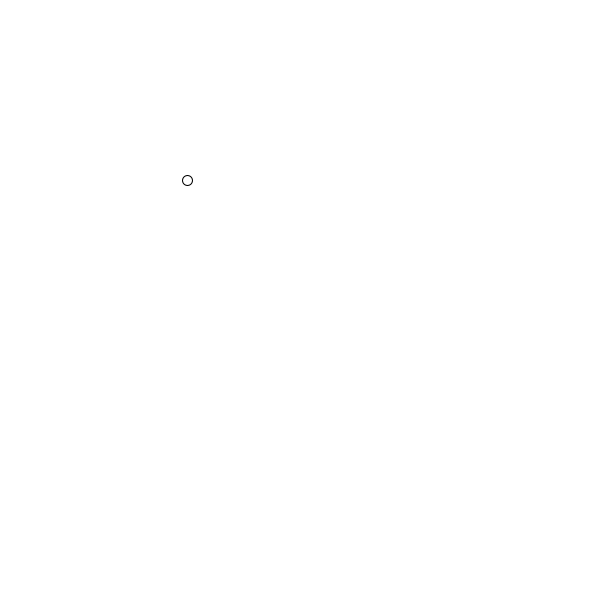
Frame 1 (no input)
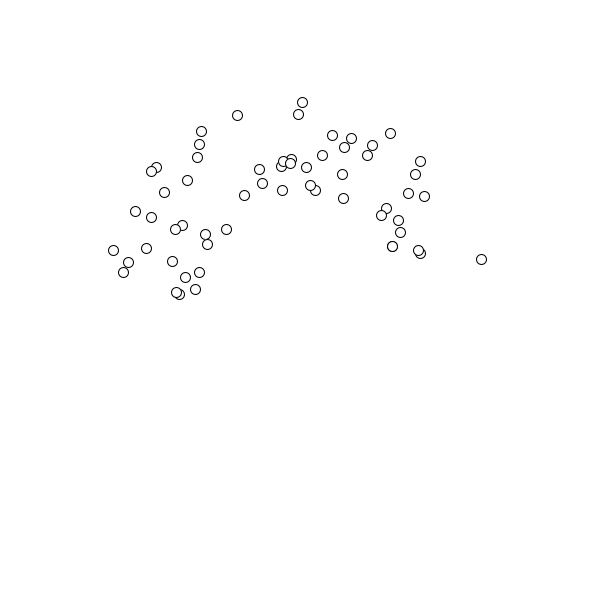
Frame 60 (the mouse pressed at the canvas centre just before this capture)
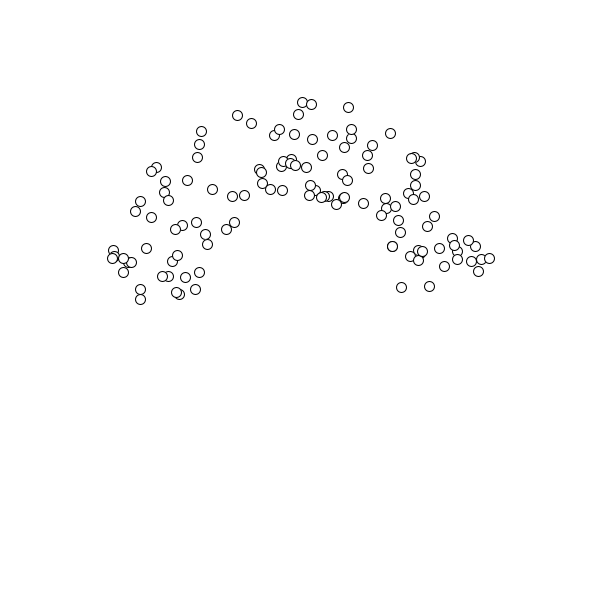
Frame 120 (the mouse held since frame 60 and released just before this capture)

The Processing sketch that drew these frames (run headless with seeded random() and noise(); from frame 60 on, the mouse is pressed at the canvas centre):

// Processing sketch: pointcloud
// ── pointcloud.pde


void setup() {
 size(600,600);
 background(255);
}

void draw() {
  fill(255);
  PVector pos = getPointInDisk(100,200);
  translate(width/2, height/2);
  ellipse(pos.x,pos.y, 10, 10);
}



PVector getPointInDisk(float min, float max) {
  float rad = random(min, max);
  float ang = random(PI, TWO_PI);
  float x = rad * cos(ang);
  float y = rad * sin(ang);
  return new PVector(x, y);
}
